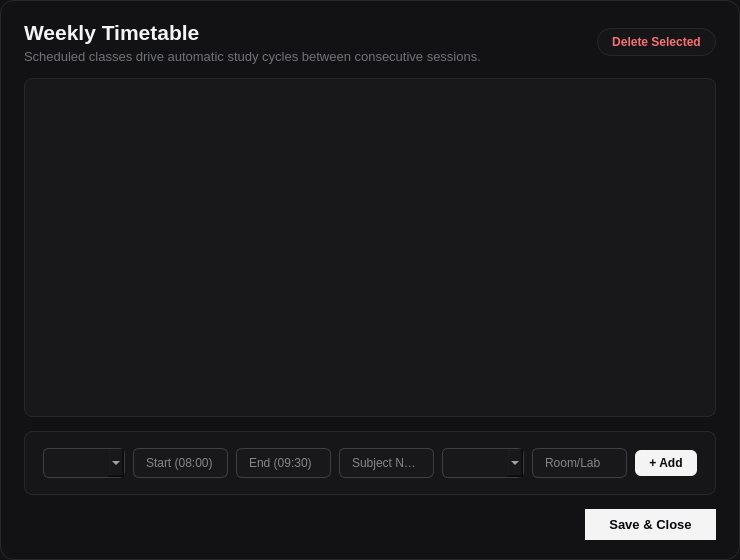
<?xml version="1.0" encoding="UTF-8"?>
<ui version="4.0">
 <class>TimetableDialog</class>
 <widget class="QDialog" name="TimetableDialog">
  <property name="geometry">
   <rect>
    <x>0</x>
    <y>0</y>
    <width>740</width>
    <height>560</height>
   </rect>
  </property>
  <property name="windowTitle">
   <string>Weekly Timetable Editor</string>
  </property>
  <property name="styleSheet">
   <string notr="true">QDialog {
    background-color: #121215;
    border: 1px solid #27272A;
    border-radius: 14px;
}
QLabel {
    color: #F4F4F5;
}
QTableWidget {
    background-color: #18181B;
    color: #F4F4F5;
    gridline-color: #27272A;
    border: 1px solid #27272A;
    border-radius: 8px;
    selection-background-color: #27272A;
}
QHeaderView::section {
    background-color: #161619;
    color: #A1A1AA;
    padding: 8px;
    border: none;
    border-bottom: 1px solid #27272A;
    font-size: 11px;
    font-weight: bold;
}
QComboBox, QLineEdit, QTimeEdit {
    background-color: #18181B;
    color: #F4F4F5;
    border: 1px solid #3F3F46;
    border-radius: 6px;
    padding: 6px 10px;
    font-size: 12px;
}</string>
  </property>
  <layout class="QVBoxLayout" name="mainLayout">
   <property name="spacing">
    <number>14</number>
   </property>
   <property name="leftMargin">
    <number>24</number>
   </property>
   <property name="topMargin">
    <number>20</number>
   </property>
   <property name="rightMargin">
    <number>24</number>
   </property>
   <property name="bottomMargin">
    <number>20</number>
   </property>
   <item>
    <layout class="QHBoxLayout" name="headerLayout">
     <item>
      <layout class="QVBoxLayout" name="titleLayout">
       <property name="spacing">
        <number>4</number>
       </property>
       <item>
        <widget class="QLabel" name="lblTitle">
         <property name="font">
          <font>
           <pointsize>16</pointsize>
           <weight>75</weight>
           <bold>true</bold>
          </font>
         </property>
         <property name="text">
          <string>Weekly Timetable</string>
         </property>
        </widget>
       </item>
       <item>
        <widget class="QLabel" name="lblSubtitle">
         <property name="font">
          <font>
           <pointsize>10</pointsize>
          </font>
         </property>
         <property name="styleSheet">
          <string notr="true">color: #71717A;</string>
         </property>
         <property name="text">
          <string>Scheduled classes drive automatic study cycles between consecutive sessions.</string>
         </property>
        </widget>
       </item>
      </layout>
     </item>
     <item>
      <spacer name="headerSpacer">
       <property name="orientation">
        <enum>Qt::Horizontal</enum>
       </property>
       <property name="sizeHint" stdset="0">
        <size>
         <width>40</width>
         <height>20</height>
        </size>
       </property>
      </spacer>
     </item>
     <item>
      <widget class="QPushButton" name="btnDelete">
       <property name="cursor">
        <cursorShape>PointingHandCursor</cursorShape>
       </property>
       <property name="styleSheet">
        <string notr="true">QPushButton {
    background-color: #161619;
    color: #F87171;
    font-size: 12px;
    font-weight: 500;
    border-radius: 14px;
    padding: 6px 14px;
    border: 1px solid #27272A;
}
QPushButton:hover {
    background-color: #27272A;
    color: #EF4444;
}</string>
       </property>
       <property name="text">
        <string>Delete Selected</string>
       </property>
      </widget>
     </item>
    </layout>
   </item>
   <item>
    <widget class="QTableWidget" name="tableSessions">
     <property name="selectionBehavior">
      <enum>QAbstractItemView::SelectRows</enum>
     </property>
     <property name="selectionMode">
      <enum>QAbstractItemView::SingleSelection</enum>
     </property>
    </widget>
   </item>
   <item>
    <widget class="QFrame" name="addFrame">
     <property name="styleSheet">
      <string notr="true">QFrame#addFrame {
    background-color: #161619;
    border: 1px solid #27272A;
    border-radius: 8px;
    padding: 8px;
}</string>
     </property>
     <layout class="QHBoxLayout" name="addLayout">
      <property name="spacing">
       <number>8</number>
      </property>
      <property name="leftMargin">
       <number>10</number>
      </property>
      <property name="topMargin">
       <number>8</number>
      </property>
      <property name="rightMargin">
       <number>10</number>
      </property>
      <property name="bottomMargin">
       <number>8</number>
      </property>
      <item>
       <widget class="QComboBox" name="cmbDay">
        <property name="minimumWidth">
         <number>75</number>
        </property>
       </widget>
      </item>
      <item>
       <widget class="QLineEdit" name="txtStart">
        <property name="placeholderText">
         <string>Start (08:00)</string>
        </property>
        <property name="maximumWidth">
         <number>85</number>
        </property>
       </widget>
      </item>
      <item>
       <widget class="QLineEdit" name="txtEnd">
        <property name="placeholderText">
         <string>End (09:30)</string>
        </property>
        <property name="maximumWidth">
         <number>85</number>
        </property>
       </widget>
      </item>
      <item>
       <widget class="QLineEdit" name="txtSubject">
        <property name="placeholderText">
         <string>Subject Name</string>
        </property>
       </widget>
      </item>
      <item>
       <widget class="QComboBox" name="cmbCore">
        <property name="maximumWidth">
         <number>85</number>
        </property>
       </widget>
      </item>
      <item>
       <widget class="QLineEdit" name="txtLocation">
        <property name="placeholderText">
         <string>Room/Lab</string>
        </property>
        <property name="maximumWidth">
         <number>85</number>
        </property>
       </widget>
      </item>
      <item>
       <widget class="QPushButton" name="btnAdd">
        <property name="cursor">
         <cursorShape>PointingHandCursor</cursorShape>
        </property>
        <property name="styleSheet">
         <string notr="true">QPushButton {
    background-color: #F4F4F5;
    color: #09090B;
    font-size: 12px;
    font-weight: bold;
    border-radius: 6px;
    padding: 6px 14px;
    border: none;
}
QPushButton:hover {
    background-color: #FFFFFF;
}</string>
        </property>
        <property name="text">
         <string>+ Add</string>
        </property>
       </widget>
      </item>
     </layout>
    </widget>
   </item>
   <item>
    <layout class="QHBoxLayout" name="bottomButtonsLayout">
     <property name="spacing">
      <number>10</number>
     </property>
     <item>
      <spacer name="bottomSpacer">
       <property name="orientation">
        <enum>Qt::Horizontal</enum>
       </property>
       <property name="sizeHint" stdset="0">
        <size>
         <width>40</width>
         <height>20</height>
        </size>
       </property>
      </spacer>
     </item>
     <item>
      <widget class="QPushButton" name="btnClose">
       <property name="cursor">
        <cursorShape>PointingHandCursor</cursorShape>
       </property>
       <property name="styleSheet">
        <string notr="true">QPushButton {
    background-color: #F4F4F5;
    color: #09090B;
    font-size: 13px;
    font-weight: 600;
    border-radius: 18px;
    padding: 8px 24px;
    border: none;
}
QPushButton:hover {
    background-color: #FFFFFF;
}</string>
       </property>
       <property name="text">
        <string>Save &amp;&amp; Close</string>
       </property>
      </widget>
     </item>
    </layout>
   </item>
  </layout>
 </widget>
 <resources/>
 <connections/>
</ui>
